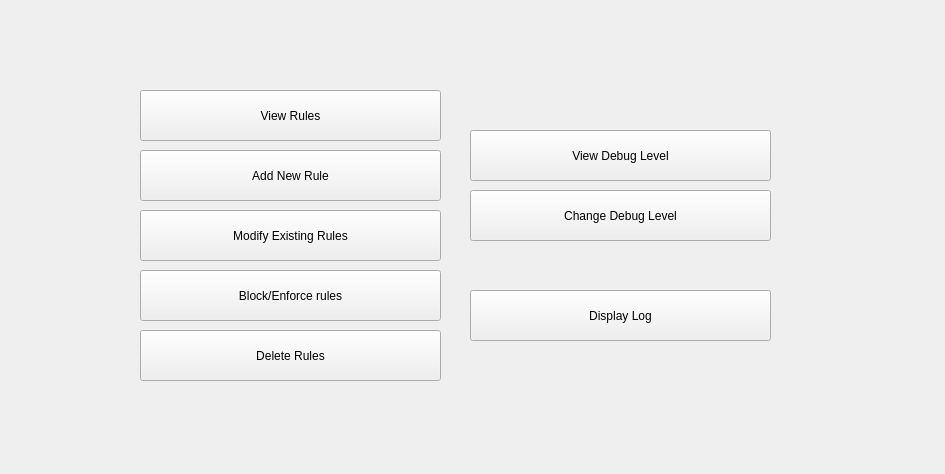
<?xml version="1.0" encoding="UTF-8"?>
<ui version="4.0">
 <class>Widget</class>
 <widget class="QWidget" name="Widget">
  <property name="geometry">
   <rect>
    <x>0</x>
    <y>0</y>
    <width>945</width>
    <height>474</height>
   </rect>
  </property>
  <property name="windowTitle">
   <string>Widget</string>
  </property>
  <widget class="QPushButton" name="add_rule_button">
   <property name="geometry">
    <rect>
     <x>140</x>
     <y>150</y>
     <width>301</width>
     <height>51</height>
    </rect>
   </property>
   <property name="text">
    <string>Add New Rule</string>
   </property>
  </widget>
  <widget class="QPushButton" name="view_rule_button">
   <property name="geometry">
    <rect>
     <x>140</x>
     <y>90</y>
     <width>301</width>
     <height>51</height>
    </rect>
   </property>
   <property name="text">
    <string>View Rules</string>
   </property>
  </widget>
  <widget class="QPushButton" name="view_debug_level">
   <property name="geometry">
    <rect>
     <x>470</x>
     <y>130</y>
     <width>301</width>
     <height>51</height>
    </rect>
   </property>
   <property name="text">
    <string>View Debug Level</string>
   </property>
  </widget>
  <widget class="QPushButton" name="delete_rule_button">
   <property name="geometry">
    <rect>
     <x>140</x>
     <y>330</y>
     <width>301</width>
     <height>51</height>
    </rect>
   </property>
   <property name="text">
    <string>Delete Rules</string>
   </property>
  </widget>
  <widget class="QPushButton" name="change_rule_button">
   <property name="geometry">
    <rect>
     <x>470</x>
     <y>190</y>
     <width>301</width>
     <height>51</height>
    </rect>
   </property>
   <property name="text">
    <string>Change Debug Level</string>
   </property>
  </widget>
  <widget class="QPushButton" name="block_rule_button">
   <property name="geometry">
    <rect>
     <x>140</x>
     <y>270</y>
     <width>301</width>
     <height>51</height>
    </rect>
   </property>
   <property name="text">
    <string>Block/Enforce rules</string>
   </property>
  </widget>
  <widget class="QPushButton" name="modify_rule_button">
   <property name="geometry">
    <rect>
     <x>140</x>
     <y>210</y>
     <width>301</width>
     <height>51</height>
    </rect>
   </property>
   <property name="text">
    <string>Modify Existing Rules</string>
   </property>
  </widget>
  <widget class="QPushButton" name="display_log_button">
   <property name="geometry">
    <rect>
     <x>470</x>
     <y>290</y>
     <width>301</width>
     <height>51</height>
    </rect>
   </property>
   <property name="text">
    <string>Display Log</string>
   </property>
  </widget>
 </widget>
 <resources/>
 <connections/>
</ui>
